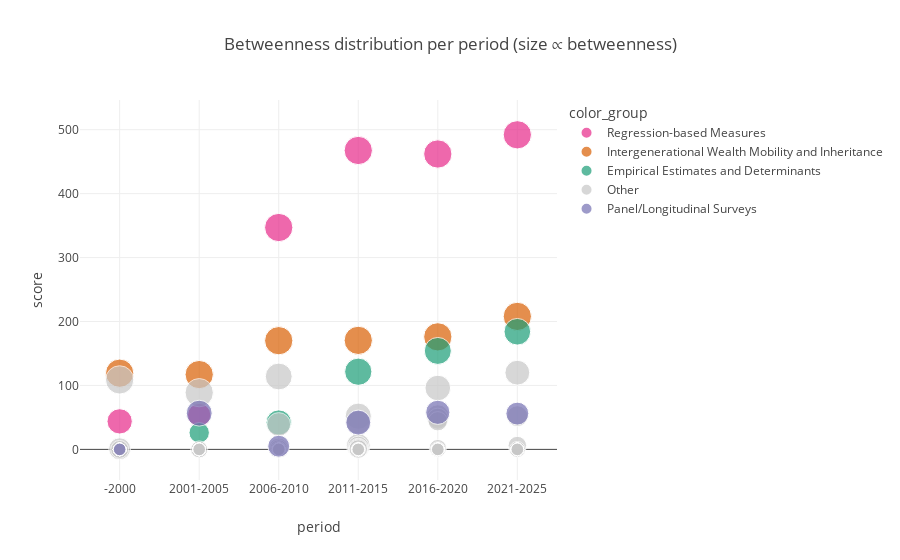
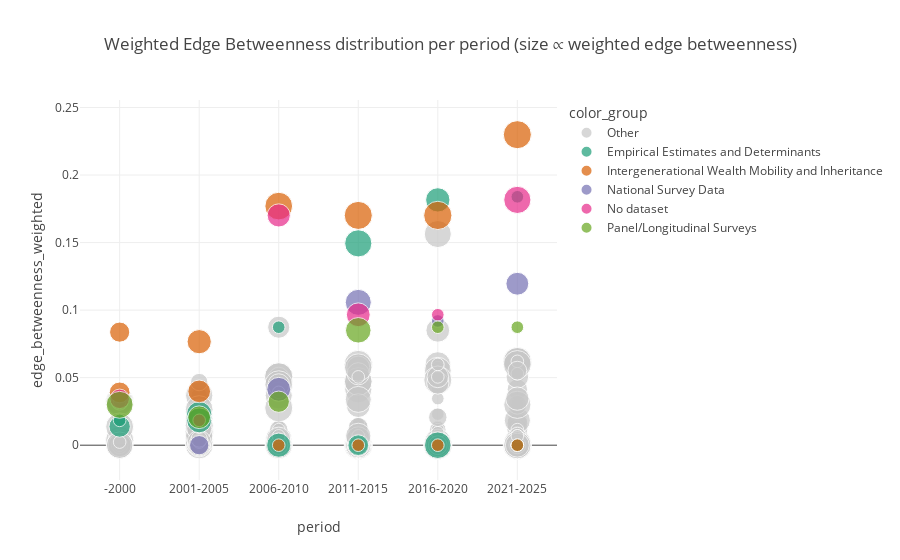

The notebook cell these images were saved under, in order:
### Code cell
showlegend = True

all_top_betweenness_df["node"] = all_top_betweenness_df["node"].apply(norm)
all_top_betweenness_df["color_group"] = np.where(all_top_betweenness_df["node"].isin(HIGHLIGHTS), all_top_betweenness_df["node"], "Other")

all_edge_betweenness_df["u"] = all_edge_betweenness_df["u"].apply(norm)
all_edge_betweenness_df["v"] = all_edge_betweenness_df["v"].apply(norm)
v_highlights = ["Intergenerational Wealth Mobility and Inheritance", "Empirical Estimates and Determinants", "No dataset", "National Survey Data", "Panel/Longitudinal Surveys"]
all_edge_betweenness_df["color_group"] = np.where(all_edge_betweenness_df["u"].isin(["Regression-based Measures", "No dataset"]) & all_edge_betweenness_df["v"].isin(v_highlights), all_edge_betweenness_df["v"], "Other")
edge_palette = {name: px.colors.qualitative.Dark2[i % len(px.colors.qualitative.Dark2)] for i, name in enumerate(sorted(set(all_edge_betweenness_df["color_group"]) - {"Other"}))}
edge_palette["Other"] = "#C7C7C7"

all_top_betweenness_df["rank"] = all_top_betweenness_df.groupby("period")["score"].rank(ascending=False, method="min")
all_edge_betweenness_df["rank"] = all_edge_betweenness_df.groupby("period")["edge_betweenness_weighted"].rank(ascending=False, method="min")
all_top_betweenness_df["prev_rank"] = all_top_betweenness_df.groupby("period")["rank"].shift(1)
all_top_betweenness_df['prev_rank'] = all_top_betweenness_df['prev_rank'].fillna(1)
all_edge_betweenness_df["prev_rank"] = all_edge_betweenness_df.groupby("period")["rank"].shift(1)
all_edge_betweenness_df['prev_rank'] = all_edge_betweenness_df['prev_rank'].fillna(1)

max_size = 30
min_size = 6

def linear_size(rank, max_rank, min_size, max_size):
    if max_rank == 1:
        return max_size
    return max_size - (rank - 1) * (max_size - min_size) / (max_rank - 1)

# Compute size per period
all_top_betweenness_df["size"] = all_top_betweenness_df.groupby("period").apply(
    lambda g: g["prev_rank"].apply(lambda r: linear_size(r, g["prev_rank"].max(), min_size, max_size))
).reset_index(level=0, drop=True)

all_edge_betweenness_df["size"] = all_edge_betweenness_df.groupby("period").apply(
    lambda g: g["prev_rank"].apply(lambda r: linear_size(r, g["prev_rank"].max(), min_size, max_size))
).reset_index(level=0, drop=True)
# ------------------------------

fig_btw = px.scatter(
    all_top_betweenness_df,
    x="period", y="score",
    size = "size", # ⚠️ Change the size to the previous ranks?
    color = "color_group",
    hover_data=["node","kind","score"],
    category_orders={"period": period_order},
    title="Betweenness distribution per period (size ∝ betweenness)",
    color_discrete_map=palette
)
fig_btw.update_layout(
    template=template_type, showlegend=showlegend,
    # plot_bgcolor = "rgba(0,0,0,0)",
    # paper_bgcolor = "rgba(0,0,0,0)"
    )

fig_ebtw = px.scatter(
    all_edge_betweenness_df,
    x="period", y="edge_betweenness_weighted",
    color="color_group",
    size = "size",
    hover_data=["u","v","edge_betweenness_weighted"],
    category_orders={"period": period_order},
    title="Weighted Edge Betweenness distribution per period (size ∝ weighted edge betweenness)",
    color_discrete_map=edge_palette
)
fig_ebtw.update_layout(
    template=template_type, showlegend=showlegend,
    # plot_bgcolor = "rgba(0,0,0,0)",
    # paper_bgcolor = "rgba(0,0,0,0)"
    )



fig_btw.show()
fig_ebtw.show()

# fig_btw.write_html(f"{path}/results/feature-only-KG/img/betweenness_over_time.html")
# fig_ebtw.write_html(f"{path}/results/feature-only-KG/img/edge_betweenness_over_time.html")
fig_btw.write_image(f"{path}/results/feature-only-KG/img/betweenness_over_time_legend.png", width=800, height=600, scale=2)
fig_ebtw.write_image(f"{path}/results/feature-only-KG/img/edge_betweenness_over_time_legend.png", width=800, height=600, scale=2)

### Figure 1 — Plotly figure (JSON) as saved in the notebook; plotly's stock layout.template omitted (floating-point values rounded to 4 significant figures; data arrays with more than 128 entries replaced by an {"elided": "..."} marker saying what was removed)
{"data": [{"customdata": [["Regression-based Measures", "Measure"], ["Regression-based Measures", "Measure"], ["Regression-based Measures", "Measure"], ["Regression-based Measures", "Measure"], ["Regression-based Measures", "Measure"], ["Regression-based Measures", "Measure"]], "hovertemplate": "color_group=Regression-based Measures<br>period=%{x}<br>score=%{y}<br>size=%{marker.size}<br>node=%{customdata[0]}<br>kind=%{customdata[1]}<extra></extra>", "legendgroup": "Regression-based Measures", "marker": {"color": "rgb(231,41,138)", "size": [30.0, 30.0, 20.4, 24.0, 30.0, 30.0], "sizemode": "area", "sizeref": 0.075, "symbol": "circle"}, "mode": "markers", "name": "Regression-based Measures", "orientation": "v", "showlegend": true, "type": "scatter", "x": ["2016-2020", "2021-2025", "2001-2005", "-2000", "2011-2015", "2006-2010"], "xaxis": "x", "y": [462.0, 492.0, 53.67, 43.83, 467.5, 347.0], "yaxis": "y"}, {"customdata": [["Intergenerational Wealth Mobility and Inheritance", "RqType"], ["Intergenerational Wealth Mobility and Inheritance", "RqType"], ["Intergenerational Wealth Mobility and Inheritance", "RqType"], ["Intergenerational Wealth Mobility and Inheritance", "RqType"], ["Intergenerational Wealth Mobility and Inheritance", "RqType"], ["Intergenerational Wealth Mobility and Inheritance", "RqType"]], "hovertemplate": "color_group=Intergenerational Wealth Mobility and Inheritance<br>period=%{x}<br>score=%{y}<br>size=%{marker.size}<br>node=%{customdata[0]}<br>kind=%{customdata[1]}<extra></extra>", "legendgroup": "Intergenerational Wealth Mobility and Inheritance", "marker": {"color": "rgb(217,95,2)", "size": [30.0, 30.0, 30.0, 30.0, 30.0, 30.0], "sizemode": "area", "sizeref": 0.075, "symbol": "circle"}, "mode": "markers", "name": "Intergenerational Wealth Mobility and Inheritance", "orientation": "v", "showlegend": true, "type": "scatter", "x": ["2016-2020", "2021-2025", "2001-2005", "-2000", "2011-2015", "2006-2010"], "xaxis": "x", "y": [176.0, 208.0, 117.0, 119.2, 170.5, 170.0], "yaxis": "y"}, {"customdata": [["Empirical Estimates and Determinants", "RqType"], ["Empirical Estimates and Determinants", "RqType"], ["Empirical Estimates and Determinants", "RqType"], ["Empirical Estimates and Determinants", "RqType"], ["Empirical Estimates and Determinants", "RqType"], ["Empirical Estimates and Determinants", "RqType"]], "hovertemplate": "color_group=Empirical Estimates and Determinants<br>period=%{x}<br>score=%{y}<br>size=%{marker.size}<br>node=%{customdata[0]}<br>kind=%{customdata[1]}<extra></extra>", "legendgroup": "Empirical Estimates and Determinants", "marker": {"color": "rgb(27,158,119)", "size": [27.33, 26.57, 15.6, 6.0, 27.82, 24.0], "sizemode": "area", "sizeref": 0.075, "symbol": "circle"}, "mode": "markers", "name": "Empirical Estimates and Determinants", "orientation": "v", "showlegend": true, "type": "scatter", "x": ["2016-2020", "2021-2025", "2001-2005", "-2000", "2011-2015", "2006-2010"], "xaxis": "x", "y": [154.0, 184.0, 26.0, 0.0, 121.5, 42.0], "yaxis": "y"}, {"customdata": {"elided": "156x2 str values"}, "hovertemplate": "color_group=Other<br>period=%{x}<br>score=%{y}<br>size=%{marker.size}<br>node=%{customdata[0]}<br>kind=%{customdata[1]}<extra></extra>", "legendgroup": "Other", "marker": {"color": "#C7C7C7", "size": {"elided": "156 float values"}, "sizemode": "area", "sizeref": 0.075, "symbol": "circle"}, "mode": "markers", "name": "Other", "orientation": "v", "showlegend": true, "type": "scatter", "x": {"elided": "156 str values"}, "xaxis": "x", "y": {"elided": "156 float values"}, "yaxis": "y"}, {"customdata": [["Panel/Longitudinal Surveys", "DataType"], ["Panel/Longitudinal Surveys", "DataType"], ["Panel/Longitudinal Surveys", "DataType"], ["Panel/Longitudinal Surveys", "DataType"], ["Panel/Longitudinal Surveys", "DataType"], ["Panel/Longitudinal Surveys", "DataType"]], "hovertemplate": "color_group=Panel/Longitudinal Surveys<br>period=%{x}<br>score=%{y}<br>size=%{marker.size}<br>node=%{customdata[0]}<br>kind=%{customdata[1]}<extra></extra>", "legendgroup": "Panel/Longitudinal Surveys", "marker": {"color": "rgb(117,112,179)", "size": [22.0, 19.71, 25.2, 6.0, 23.45, 18.0], "sizemode": "area", "sizeref": 0.075, "symbol": "circle"}, "mode": "markers", "name": "Panel/Longitudinal Surveys", "orientation": "v", "showlegend": true, "type": "scatter", "x": ["2016-2020", "2021-2025", "2001-2005", "-2000", "2011-2015", "2006-2010"], "xaxis": "x", "y": [58.0, 56.0, 56.67, 0.0, 42.0, 5.0], "yaxis": "y"}], "layout": {"legend": {"itemsizing": "constant", "title": {"text": "color_group"}, "tracegroupgap": 0}, "showlegend": true, "title": {"text": "Betweenness distribution per period (size ∝ betweenness)"}, "xaxis": {"anchor": "y", "categoryarray": ["-2000", "2001-2005", "2006-2010", "2011-2015", "2016-2020", "2021-2025"], "categoryorder": "array", "domain": [0, 1], "title": {"text": "period"}}, "yaxis": {"anchor": "x", "domain": [0, 1], "title": {"text": "score"}}}}

### Figure 2 — Plotly figure (JSON) as saved in the notebook; plotly's stock layout.template omitted (floating-point values rounded to 4 significant figures; data arrays with more than 128 entries replaced by an {"elided": "..."} marker saying what was removed)
{"data": [{"customdata": {"elided": "442x2 str values"}, "hovertemplate": "color_group=Other<br>period=%{x}<br>edge_betweenness_weighted=%{y}<br>size=%{marker.size}<br>u=%{customdata[0]}<br>v=%{customdata[1]}<extra></extra>", "legendgroup": "Other", "marker": {"color": "#C7C7C7", "size": {"elided": "442 float values"}, "sizemode": "area", "sizeref": 0.075, "symbol": "circle"}, "mode": "markers", "name": "Other", "orientation": "v", "showlegend": true, "type": "scatter", "x": {"elided": "442 str values"}, "xaxis": "x", "y": {"elided": "442 float values"}, "yaxis": "y"}, {"customdata": [["No dataset", "Empirical Estimates and Determinants"], ["Regression-based Measures", "Empirical Estimates and Determinants"], ["No dataset", "Empirical Estimates and Determinants"], ["Regression-based Measures", "Empirical Estimates and Determinants"], ["No dataset", "Empirical Estimates and Determinants"], ["Regression-based Measures", "Empirical Estimates and Determinants"], ["No dataset", "Empirical Estimates and Determinants"], ["Regression-based Measures", "Empirical Estimates and Determinants"], ["No dataset", "Empirical Estimates and Determinants"], ["Regression-based Measures", "Empirical Estimates and Determinants"], ["No dataset", "Empirical Estimates and Determinants"], ["Regression-based Measures", "Empirical Estimates and Determinants"]], "hovertemplate": "color_group=Empirical Estimates and Determinants<br>period=%{x}<br>edge_betweenness_weighted=%{y}<br>size=%{marker.size}<br>u=%{customdata[0]}<br>v=%{customdata[1]}<extra></extra>", "legendgroup": "Empirical Estimates and Determinants", "marker": {"color": "rgb(27,158,119)", "size": [26.35, 22.17, 6.0, 6.0, 24.0, 23.33, 17.08, 6.0, 16.15, 27.69, 22.0, 6.0], "sizemode": "area", "sizeref": 0.075, "symbol": "circle"}, "mode": "markers", "name": "Empirical Estimates and Determinants", "orientation": "v", "showlegend": true, "type": "scatter", "x": ["2016-2020", "2016-2020", "2021-2025", "2021-2025", "2001-2005", "2001-2005", "-2000", "-2000", "2011-2015", "2011-2015", "2006-2010", "2006-2010"], "xaxis": "x", "y": [0.0, 0.1816, 0.0, 0.1839, 0.02299, 0.01839, 0.01379, 0.01839, 0.0, 0.1494, 0.0, 0.08736], "yaxis": "y"}, {"customdata": [["No dataset", "Intergenerational Wealth Mobility and Inheritance"], ["Regression-based Measures", "Intergenerational Wealth Mobility and Inheritance"], ["No dataset", "Intergenerational Wealth Mobility and Inheritance"], ["Regression-based Measures", "Intergenerational Wealth Mobility and Inheritance"], ["No dataset", "Intergenerational Wealth Mobility and Inheritance"], ["Regression-based Measures", "Intergenerational Wealth Mobility and Inheritance"], ["No dataset", "Intergenerational Wealth Mobility and Inheritance"], ["Regression-based Measures", "Intergenerational Wealth Mobility and Inheritance"], ["No dataset", "Intergenerational Wealth Mobility and Inheritance"], ["Regression-based Measures", "Intergenerational Wealth Mobility and Inheritance"], ["No dataset", "Intergenerational Wealth Mobility and Inheritance"], ["Regression-based Measures", "Intergenerational Wealth Mobility and Inheritance"]], "hovertemplate": "color_group=Intergenerational Wealth Mobility and Inheritance<br>period=%{x}<br>edge_betweenness_weighted=%{y}<br>size=%{marker.size}<br>u=%{customdata[0]}<br>v=%{customdata[1]}<extra></extra>", "legendgroup": "Intergenerational Wealth Mobility and Inheritance", "marker": {"color": "rgb(217,95,2)", "size": [6.0, 30.0, 6.0, 29.55, 22.0, 19.33, 15.23, 16.15, 6.0, 29.54, 6.0, 28.77], "sizemode": "area", "sizeref": 0.075, "symbol": "circle"}, "mode": "markers", "name": "Intergenerational Wealth Mobility and Inheritance", "orientation": "v", "showlegend": true, "type": "scatter", "x": ["2016-2020", "2016-2020", "2021-2025", "2021-2025", "2001-2005", "2001-2005", "-2000", "-2000", "2011-2015", "2011-2015", "2006-2010", "2006-2010"], "xaxis": "x", "y": [0.0, 0.1701, 0.0, 0.2299, 0.07663, 0.03985, 0.08372, 0.03908, 0.0, 0.1701, 0.0, 0.177], "yaxis": "y"}, {"customdata": [["Regression-based Measures", "National Survey Data"], ["Regression-based Measures", "National Survey Data"], ["Regression-based Measures", "National Survey Data"], ["Regression-based Measures", "National Survey Data"], ["Regression-based Measures", "National Survey Data"]], "hovertemplate": "color_group=National Survey Data<br>period=%{x}<br>edge_betweenness_weighted=%{y}<br>size=%{marker.size}<br>u=%{customdata[0]}<br>v=%{customdata[1]}<extra></extra>", "legendgroup": "National Survey Data", "marker": {"color": "rgb(117,112,179)", "size": [6.0, 19.58, 14.0, 25.38, 21.38], "sizemode": "area", "sizeref": 0.075, "symbol": "circle"}, "mode": "markers", "name": "National Survey Data", "orientation": "v", "showlegend": true, "type": "scatter", "x": ["2016-2020", "2021-2025", "2001-2005", "2011-2015", "2006-2010"], "xaxis": "x", "y": [0.09195, 0.1195, 0.0, 0.1057, 0.04138], "yaxis": "y"}, {"customdata": [["Regression-based Measures", "No dataset"], ["Regression-based Measures", "No dataset"], ["Regression-based Measures", "No dataset"], ["Regression-based Measures", "No dataset"], ["Regression-based Measures", "No dataset"], ["Regression-based Measures", "No dataset"]], "hovertemplate": "color_group=No dataset<br>period=%{x}<br>edge_betweenness_weighted=%{y}<br>size=%{marker.size}<br>u=%{customdata[0]}<br>v=%{customdata[1]}<extra></extra>", "legendgroup": "No dataset", "marker": {"color": "rgb(231,41,138)", "size": [6.0, 27.74, 6.0, 14.31, 21.23, 20.15], "sizemode": "area", "sizeref": 0.075, "symbol": "circle"}, "mode": "markers", "name": "No dataset", "orientation": "v", "showlegend": true, "type": "scatter", "x": ["2016-2020", "2021-2025", "2001-2005", "-2000", "2011-2015", "2006-2010"], "xaxis": "x", "y": [0.09655, 0.1816, 0.01839, 0.03429, 0.09655, 0.1701], "yaxis": "y"}, {"customdata": [["Regression-based Measures", "Panel/Longitudinal Surveys"], ["Regression-based Measures", "Panel/Longitudinal Surveys"], ["Regression-based Measures", "Panel/Longitudinal Surveys"], ["Regression-based Measures", "Panel/Longitudinal Surveys"], ["Regression-based Measures", "Panel/Longitudinal Surveys"], ["Regression-based Measures", "Panel/Longitudinal Surveys"]], "hovertemplate": "color_group=Panel/Longitudinal Surveys<br>period=%{x}<br>edge_betweenness_weighted=%{y}<br>size=%{marker.size}<br>u=%{customdata[0]}<br>v=%{customdata[1]}<extra></extra>", "legendgroup": "Panel/Longitudinal Surveys", "marker": {"color": "rgb(102,166,30)", "size": [6.0, 6.0, 19.33, 27.23, 24.46, 17.08], "sizemode": "area", "sizeref": 0.075, "symbol": "circle"}, "mode": "markers", "name": "Panel/Longitudinal Surveys", "orientation": "v", "showlegend": true, "type": "scatter", "x": ["2016-2020", "2021-2025", "2001-2005", "-2000", "2011-2015", "2006-2010"], "xaxis": "x", "y": [0.08736, 0.08736, 0.02069, 0.02989, 0.08506, 0.03218], "yaxis": "y"}], "layout": {"legend": {"itemsizing": "constant", "title": {"text": "color_group"}, "tracegroupgap": 0}, "showlegend": true, "title": {"text": "Weighted Edge Betweenness distribution per period (size ∝ weighted edge betweenness)"}, "xaxis": {"anchor": "y", "categoryarray": ["-2000", "2001-2005", "2006-2010", "2011-2015", "2016-2020", "2021-2025"], "categoryorder": "array", "domain": [0, 1], "title": {"text": "period"}}, "yaxis": {"anchor": "x", "domain": [0, 1], "title": {"text": "edge_betweenness_weighted"}}}}
